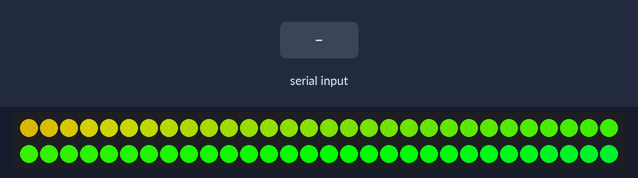
Bench run of a sketch on a simulated Arduino Uno, built with avr-gcc and run on an emulated ATmega328P. Parts: 60 RGB LEDs in strip order, left to right, continuing on the next row. The inputs (shaded band) are chosen by the test bench.

Above: at 1.2 s.
1.3 s: "1" received over Serial
At 1.37 s:
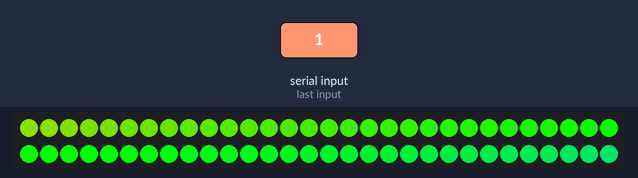
3.9 s: byte 2 (COMMAND_AMBIANCE) received over Serial
At 4.1 s:
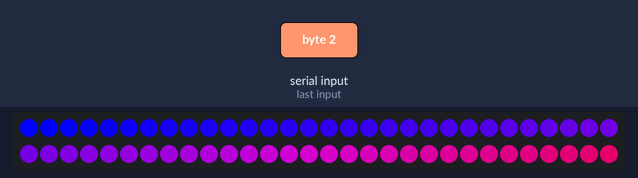
At 9.58 s:
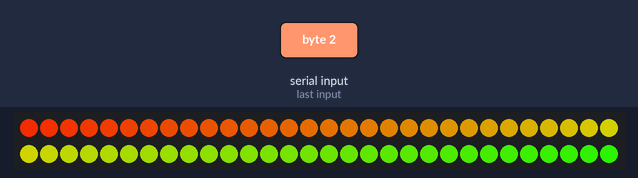

The sketch:

lights.ino
```cpp
#include <Adafruit_NeoPixel.h>
#include <avr/power.h>

#define PIN 6
#define BAUD 9600

#define COMMAND_NONE 0
#define COMMAND_BIAS 49
#define COMMAND_AMBIANCE 2

Adafruit_NeoPixel strip = Adafruit_NeoPixel(60, PIN, NEO_GRB + NEO_KHZ800);

int command;

const uint32_t BIAS_WHITE = strip.Color(250, 250, 250);

void setup() {
  // Start Serial connection
  Serial.begin(BAUD);

  strip.begin();
  strip.show(); // Initialize all pixels to 'off'
  command = COMMAND_NONE;
}

void loop() {
  if ( Serial.available() )
    command = Serial.read();

  switch ( command ) {
    case COMMAND_BIAS:
      colorWipe(BIAS_WHITE, 50);
      break;
    case COMMAND_AMBIANCE:
    case COMMAND_NONE:
    default:
      rainbow(20);
  }
}

// Fill the dots one after the other with a color
void colorWipe(uint32_t c, uint8_t wait) {
  for(uint16_t i=0; i<strip.numPixels(); i++) {
      strip.setPixelColor(i, c);
      strip.show();
      delay(wait);
  }
}

//void bias(uint8_t wait) {
//  uint_t i, j;
//
//  for (i = 0; i < strip.numPixels(); i++) {
//    strip.setPixelColor(i,
//  }
//}

void rainbow(uint8_t wait) {
  uint16_t i, j;

  for(j=0; j<256; j++) {
    for(i=0; i<strip.numPixels(); i++) {
      strip.setPixelColor(i, Wheel((i+j) & 255));
    }
    strip.show();
    delay(wait);
  }
}

// Input a value 0 to 255 to get a color value.
// The colours are a transition r - g - b - back to r.
uint32_t Wheel(byte WheelPos) {
  WheelPos = 255 - WheelPos;
  if(WheelPos < 85) {
   return strip.Color(255 - WheelPos * 3, 0, WheelPos * 3);
  } else if(WheelPos < 170) {
    WheelPos -= 85;
   return strip.Color(0, WheelPos * 3, 255 - WheelPos * 3);
  } else {
   WheelPos -= 170;
   return strip.Color(WheelPos * 3, 255 - WheelPos * 3, 0);
  }
}
```

Measured:
- after the input at 3.9 s, the LEDs: first differ from a run without the input after 5.5 s (image 3)
